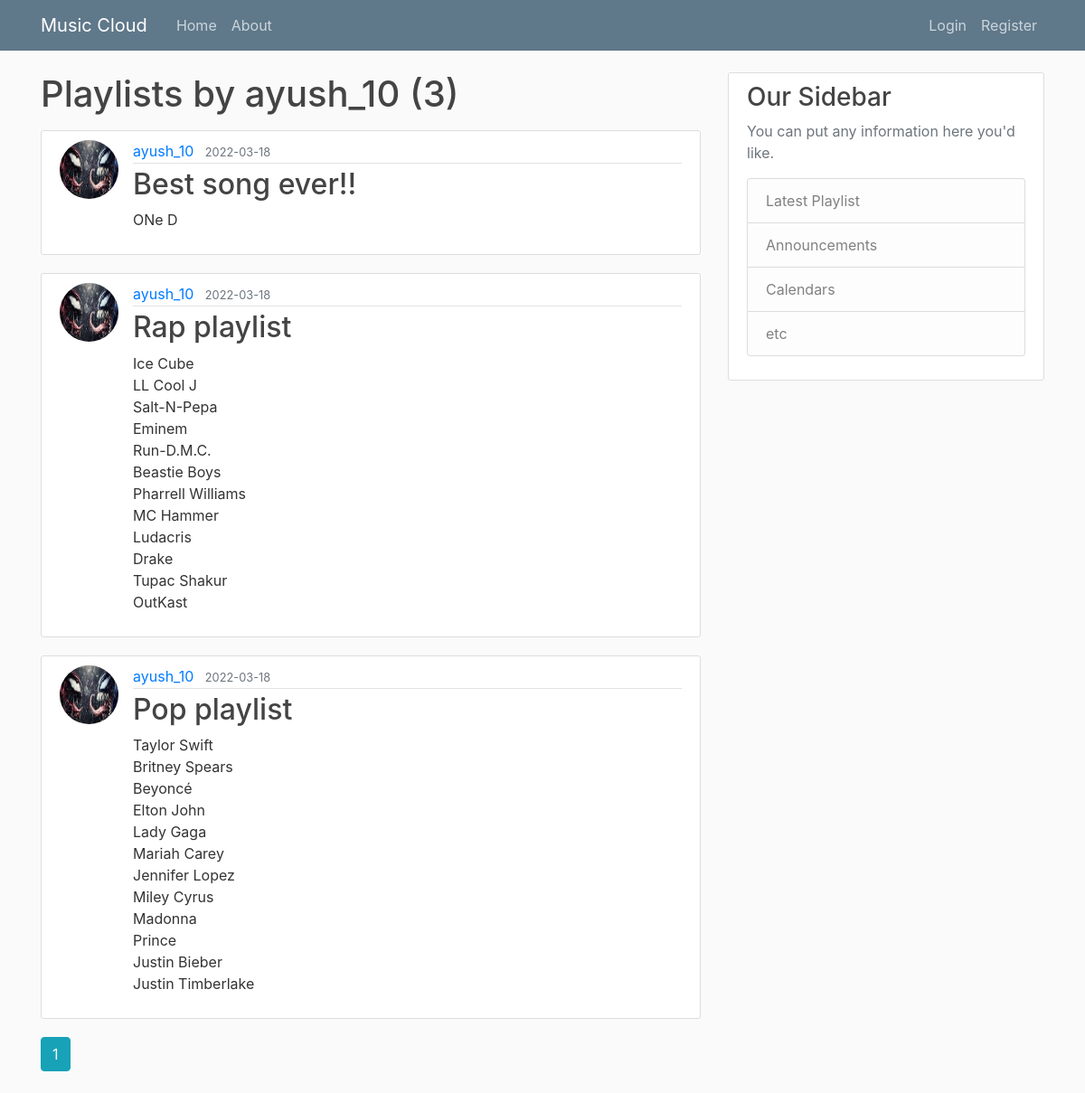
/user/ayush_10, run on the app's committed database.
### musiccloud/models.py (models this page shows, shortened)
class User(db.Model, UserMixin):
    id = db.Column(db.Integer, primary_key=True)
    username = db.Column(db.String(20), unique=True, nullable=False)
    email = db.Column(db.String(120), unique=True, nullable=False)
    image_file = db.Column(db.String(20), nullable=False, default='default.jpeg')
    password = db.Column(db.String(60), nullable=False)
    posts = db.relationship('Post', backref='author', lazy=True)

class Post(db.Model):
    id = db.Column(db.Integer, primary_key=True)
    title = db.Column(db.String(100), nullable=False)
    date_posted = db.Column(db.DateTime, nullable=False, default=datetime.utcnow)
    content = db.Column(db.Text, nullable=False)
    user_id = db.Column(db.Integer, db.ForeignKey('user.id'), nullable=False)

### musiccloud/users/routes.py (the view)
@users.route("/user/<string:username>")
def user_posts(username):
    page = request.args.get('page', 1, type=int)
    user = User.query.filter_by(username=username).first_or_404()
    posts = Post.query.filter_by(author=user)\
        .order_by(Post.date_posted.desc())\
        .paginate(page=page, per_page=5)
    return render_template('user_posts.html', posts=posts, user=user)

### musiccloud/templates/user_posts.html
{% extends "layout.html" %}
{% block content %}
    <h1 class="mb-3">Playlists by {{ user.username }} ({{ posts.total }})</h1>
    {% for post in posts.items %}
        <article class="media content-section">
          <img class="rounded-circle article-img" src="{{ url_for('static', filename='profile_pics/' + post.author.image_file) }}">
          <div class="media-body">
            <div class="article-metadata">
              <a class="mr-2" href="{{ url_for('users.user_posts', username=post.author.username) }}">{{ post.author.username }}</a>
              <small class="text-muted">{{ post.date_posted.strftime('%Y-%m-%d') }}</small>
            </div>
            <h2><a class="article-title" href="{{ url_for('posts.post', post_id=post.id) }}">{{ post.title }}</a></h2>
            <p class="article-content">{{ post.content }}</p>
          </div>
        </article>
    {% endfor %}
    {% for page_num in posts.iter_pages(left_edge=1, right_edge=1, left_current=1, right_current=2) %}
      {% if page_num %}
        {% if posts.page == page_num %}
          <a class="btn btn-info mb-4" href="{{ url_for('users.user_posts', username=user.username, page=page_num) }}">{{ page_num }}</a>
        {% else %}
          <a class="btn btn-outline-info mb-4" href="{{ url_for('users.user_posts', username=user.username, page=page_num) }}">{{ page_num }}</a>
        {% endif %}
      {% else %}
        ...
      {% endif %}
    {% endfor %}
{% endblock content %}

### musiccloud/static/main.css (style rules this page uses)
body { background: #fafafa; color: #333333; margin-top: 5rem; }
h1, h2, h3, h4, h5, h6 { color: #444444; }
.content-section { background: #ffffff; padding: 10px 20px; border: 1px solid #dddddd; border-radius: 3px; margin-bottom: 20px; }
.article-title { color: #444444; }
.article-content { white-space: pre-line; }
.article-img { height: 65px; width: 65px; margin-right: 16px; }
.article-metadata { padding-bottom: 1px; margin-bottom: 4px; border-bottom: 1px solid #e3e3e3 }

### data on the page
User: username "ayush_10"
Post: image_file (picture), author.username "ayush_10", date_posted "2022-03-18", title "Best song ever!!", content "ONe D"
Post: image_file (picture), author.username "ayush_10", date_posted "2022-03-18", title "Rap playlist", content "Ice Cube LL Cool J Salt-N-Pepa Eminem Run-D.M.C. Beastie Boys Pharrell Williams MC Hammer Ludacris Drake Tupac Shakur OutKast"
Post: image_file (picture), author.username "ayush_10", date_posted "2022-03-18", title "Pop playlist", content "Taylor Swift Britney Spears Beyoncé Elton John Lady Gaga Mariah Carey Jennifer Lopez Miley Cyrus Madonna Prince Justin Bieber Justin Timberlake"

### other printed values
{{ posts.total }} "3"
{{ page_num }} "1"
